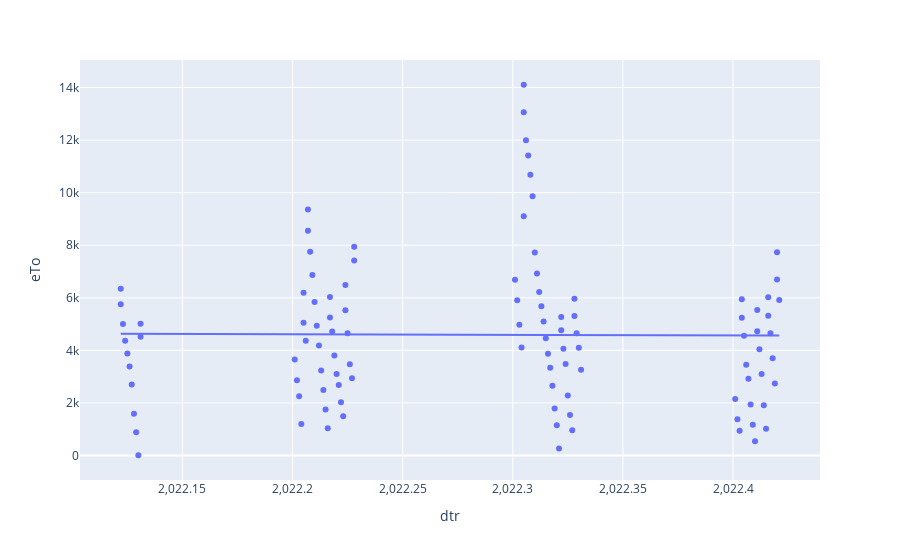

Notebook cell for this chart:
### Code cell
import plotly.express as px
import plotly.express as px
import os
import pandas as pd
 
#Changing the current working directory

df = pd.read_json("VendaFINALGG.json")
df = df.copy()
 
categorical_col_updated = ['qtd','dtr']
#bike = pandas.get_dummies(bike, columns = categorical_col_updated) 
 
#Separating the dependent and independent data variables into two data frames.
from sklearn.model_selection import train_test_split 
   
X =df.drop(['qtd'],axis=1) 
Y = df['dtr']

X =df.drop(['dtr'],axis=1) 
Y = df['qtd']

#Building the Decision Tree Model on our dataset
from sklearn.tree import DecisionTreeRegressor
X_train, X_test, Y_train, Y_test = train_test_split(df, Y, test_size=0.2,random_state=0)

print (X_test.shape, Y_test.shape)
DT_model = DecisionTreeRegressor(max_depth=5).fit(X_train,Y_train)
DT_predict = DT_model.predict(X_test) #Predictions on Testing data

print(DT_predict)
#! pip install statsmodels
df =pd.read_json("GGFINAL.json")
fig = px.scatter(df, x="dtr", y="eTo", trendline="ols")
fig.show()
